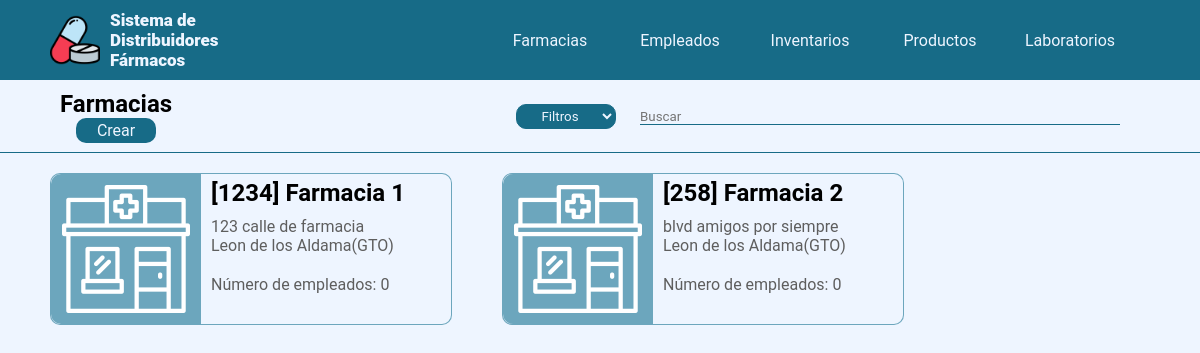
The app's page /pharmacies, older data.
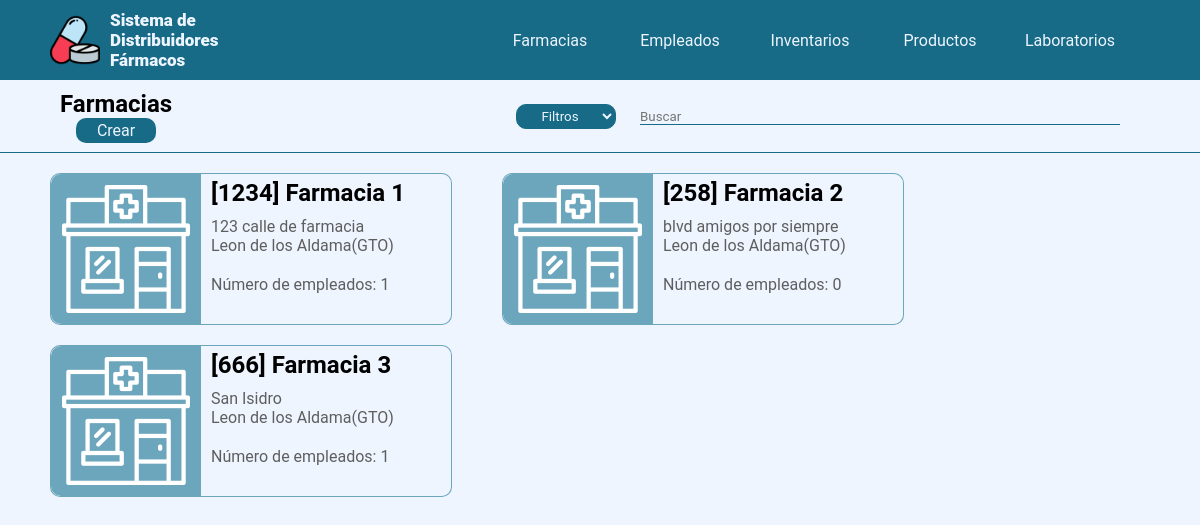
The same page, newer data.
### tables this page shows
CREATE TABLE Pharmacies(
    pharmacy_id INTEGER PRIMARY KEY AUTOINCREMENT,
    pharmacy_code TEXT, 
    pharmacy_name TEXT, 
    pharmacy_address TEXT,
    pharmacy_city TEXT,
    pharmacy_n_employees INTEGER
);

### app.py (the view)
@app.route('/pharmacies')
def get_pharmacies():
    pharmacies = Pharmacy()._get_all_pharmacies()
    filters = {
        'code' : "Clave",
        'name' : "Nombre",
        'address' : "Dirección",
        'city' : "Ciudad",
        'n_employees' : "Número de empleados"
    }
    return render_template('modules/pharmacies/list.html', pharmacies = pharmacies, filters = filters)

### models/DataBase.py (called while the page is built)
    def connect_to_db(self):
        connection = sql.connect(self.db_name)
        cursor = connection.cursor()
        return connection, cursor

    def close_connection(self, connection):
        connection.commit()
        connection.close()

    def select_all(self, table):
        connection, cursor = self.connect_to_db()
        cursor.execute(
            f'''
            SELECT * FROM {table}
            '''
        )
        data = cursor.fetchall()
        self.close_connection(connection)
        return data

### models/Pharmacy.py (called while the page is built)
    def _get_all_pharmacies(self):
        pharmacies = []
        data = DataBase().select_all("Pharmacies")
        for pharmacy in data:
            pharmacy_obj = Pharmacy(*pharmacy)
            pharmacies.append(pharmacy_obj)
        return pharmacies

### templates/modules/pharmacies/list.html (shortened to what this page needs)
{% extends 'base/list.html' %}
{% block create_new %}
    <h2>Farmacias</h2>
    <a href="/pharmacies-form">Crear</a>
{% endblock %}
{% block filter_form %}/filtered-pharmacies{% endblock %}
{% block main_content %}
    <div class="main--content--list">
        {% if pharmacies %}
            {% for pharmacy in pharmacies %}
            <a href="#" class="card">
                <div class="card--img">
                    <img src="{{ url_for('static', filename='imgs/pharmacy.png') }}">
                </div>
                <div class="card--info">
                    <h2>[{{pharmacy.code}}] {{pharmacy.name}}</h2>
                    <div class="card--info--details">
                        <p>{{pharmacy.address}}</p>
                        <p>{{pharmacy.city}}</p>
                        <p class="details">Número de empleados: {{pharmacy.n_employees}}</p>
                    </div>
                </div>
            </a>
            {% endfor %}
        {% else %}
            <div class="no--content">
                <img src="{{ url_for('static', filename='imgs/no-results.png')}}">
                <p>No hay farmacias registradas</p>
            </div>
        {% endif %}
    </div>
{% endblock %}

### templates/base/list.html (shortened to what this page needs)
{% extends 'base/header.html' %}
{% block tools %}
    <div class="main--tools--create">
        {% block create_new %}
        {% endblock %}
    </div>
    <div class="main--tools--searchbar">
        <form action="{% block filter_form %}{% endblock %}" method="post">
            <select name="filters">
                <option selected>Filtros</option>
            </select>
            <input type="text" name="search_text" class="searchbar" placeholder="Buscar">
        </form>
    </div>
{% endblock %}

### templates/base/header.html (shortened to what this page needs)
<!DOCTYPE html>
<html lang="en">
<head>
    <link rel="stylesheet" href="{{ url_for('static', filename='css/base.css') }}">
</head>
<body>
    <header class="header">
        <a href="/" class="header--title">
            <img src="{{ url_for('static', filename='imgs/medicine.png')}}">
            <h1>Sistema de Distribuidores Fármacos</h1>
        </a>
        <nav class="header--nav">
            <ul>
                <a href="/pharmacies" class="header--nav--item"><li>Farmacias</li></a>
                <a href="/employees" class="header--nav--item"><li>Empleados</li></a>
                <a href="/stock-lines" class="header--nav--item"><li>Inventarios</li></a>
                <a href="/products" class="header--nav--item"><li>Productos</li></a>
                <a href="/laboratories" class="header--nav--item"><li>Laboratorios</li></a>
            </ul>
        </nav>
    </header>
    <div class="main">
        <div class="main--tools">
            {% block tools %}
            {% endblock %}
        </div>
        {% block main_content %}
        {% endblock %}
    </div>
</body>
</html>

### static/css/base.css (style rules this page uses)
* { margin: 0; padding: 0; font-family: "Roboto", sans-serif; }
.header { height: 10vh; display: flex; justify-content: space-between; background-color: #176B87; }
.header--title { display: flex; align-items: center; margin-left: 50px; text-decoration: none; color: #EEF5FF; }
.header--title img { width: 50px; height: 50px; margin-right: 10px; }
.header--title h1 { font-size: 17px; font-weight: 900; width: 100px; }
.header--nav { margin-right: 50px; }
.header--nav ul { display: flex; justify-content: space-between; }
.header--nav--item { text-decoration: none; color: #EEF5FF; list-style: none; margin-right: 30px; height: 10vh; width: 100px; display: flex; align-items: center; justify-content: center; }
.main { height: 90vh; background-color: #EEF5FF; }
.main--tools { height: 10%; border-bottom: 1px solid #176B87; display: flex; justify-content: space-between; }
.main--tools--create { display: flex; flex-direction: column; align-items: center; justify-content: center; margin-left: 60px; }
.main--tools--create a { text-decoration: none; color: #EEF5FF; width: 80px; height: 25px; background-color: #176B87; text-align: center; display: flex; align-items: center; justify-content: center; border-radius: 10px; transition: 0.3s ease; }
.main--tools--searchbar { display: flex; flex-wrap: wrap; justify-content: space-around; align-items: center; margin-right: 80px; }
.main--tools--searchbar select { width: 100px; height: 25px; border-radius: 10px; background-color: #176B87; color: #EEF5FF; margin-right: 20px; text-align: center; cursor: pointer; border: 1px solid #176B87; }
.main--tools--searchbar input { border-top: none; border-right: none; border-left: none; border-bottom: 1px solid #176B87; width: 480px; background-color: #EEF5FF; }
.main--content--list { display: flex; justify-content: left; flex-wrap: wrap; }
.main--content--list a { text-decoration: none; }
.card { display: flex; justify-content: left; width: 400px; height: 150px; border: 1px solid #2e819dab; margin: 20px 0 0 50px; border-radius: 10px; cursor: pointer; background-color: #EEF5FF; }
.card--img { background-color: #2e819dab; border-radius: 10px 0 0 10px; width: 150px; height: 150px; display: flex; align-items: center; justify-content: center; }
.card--info { margin-left: 10px; margin-top: 5px; }
.card--info h2 { color: black; }
.card--info--details { margin-top: 10px; color: #5e5e5e; }
.details { margin-top: 20px }

Row changes from the older to the newer data that the page shows:
changed Pharmacies "Farmacia 1": n_employees "0" → "1"
added Pharmacies: code "666", name "Farmacia 3", address "San Isidro", city "Leon de los Aldama(GTO)", n_employees "1"
